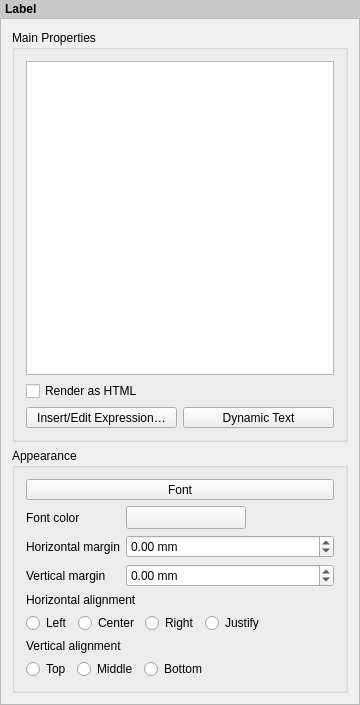
<?xml version="1.0" encoding="UTF-8"?>
<ui version="4.0">
 <class>QgsLayoutLabelWidgetBase</class>
 <widget class="QWidget" name="QgsLayoutLabelWidgetBase">
  <property name="geometry">
   <rect>
    <x>0</x>
    <y>0</y>
    <width>360</width>
    <height>705</height>
   </rect>
  </property>
  <property name="sizePolicy">
   <sizepolicy hsizetype="Expanding" vsizetype="Expanding">
    <horstretch>0</horstretch>
    <verstretch>0</verstretch>
   </sizepolicy>
  </property>
  <property name="windowTitle">
   <string>Label Options</string>
  </property>
  <layout class="QVBoxLayout" name="_2">
   <property name="spacing">
    <number>0</number>
   </property>
   <property name="leftMargin">
    <number>0</number>
   </property>
   <property name="topMargin">
    <number>0</number>
   </property>
   <property name="rightMargin">
    <number>0</number>
   </property>
   <property name="bottomMargin">
    <number>0</number>
   </property>
   <item>
    <widget class="QLabel" name="label">
     <property name="sizePolicy">
      <sizepolicy hsizetype="Preferred" vsizetype="Maximum">
       <horstretch>0</horstretch>
       <verstretch>0</verstretch>
      </sizepolicy>
     </property>
     <property name="styleSheet">
      <string notr="true">padding: 2px; font-weight: bold; background-color: rgb(200, 200, 200);</string>
     </property>
     <property name="text">
      <string>Label</string>
     </property>
    </widget>
   </item>
   <item>
    <widget class="QgsScrollArea" name="scrollArea">
     <property name="widgetResizable">
      <bool>true</bool>
     </property>
     <widget class="QWidget" name="scrollAreaWidgetContents">
      <property name="geometry">
       <rect>
        <x>0</x>
        <y>0</y>
        <width>358</width>
        <height>682</height>
       </rect>
      </property>
      <layout class="QVBoxLayout" name="mainLayout">
       <item>
        <widget class="QgsCollapsibleGroupBoxBasic" name="mTextGroupBox">
         <property name="focusPolicy">
          <enum>Qt::StrongFocus</enum>
         </property>
         <property name="title">
          <string>Main Properties</string>
         </property>
         <property name="checkable">
          <bool>false</bool>
         </property>
         <property name="syncGroup" stdset="0">
          <string notr="true">composeritem</string>
         </property>
         <property name="collapsed" stdset="0">
          <bool>false</bool>
         </property>
         <layout class="QGridLayout" name="gridLayout_2">
          <item row="2" column="1">
           <widget class="QToolButton" name="mDynamicTextButton">
            <property name="sizePolicy">
             <sizepolicy hsizetype="Expanding" vsizetype="Fixed">
              <horstretch>0</horstretch>
              <verstretch>0</verstretch>
             </sizepolicy>
            </property>
            <property name="text">
             <string>Dynamic Text</string>
            </property>
            <property name="popupMode">
             <enum>QToolButton::InstantPopup</enum>
            </property>
           </widget>
          </item>
          <item row="2" column="0">
           <widget class="QToolButton" name="mInsertExpressionButton">
            <property name="sizePolicy">
             <sizepolicy hsizetype="Expanding" vsizetype="Fixed">
              <horstretch>0</horstretch>
              <verstretch>0</verstretch>
             </sizepolicy>
            </property>
            <property name="text">
             <string>Insert/Edit Expression…</string>
            </property>
           </widget>
          </item>
          <item row="1" column="0" colspan="2">
           <widget class="QCheckBox" name="mHtmlCheckBox">
            <property name="text">
             <string>Render as HTML</string>
            </property>
           </widget>
          </item>
          <item row="0" column="0" colspan="2">
           <widget class="QPlainTextEdit" name="mTextEdit">
            <property name="minimumSize">
             <size>
              <width>0</width>
              <height>150</height>
             </size>
            </property>
           </widget>
          </item>
         </layout>
        </widget>
       </item>
       <item>
        <widget class="QgsCollapsibleGroupBoxBasic" name="mAppearanceGroup">
         <property name="focusPolicy">
          <enum>Qt::StrongFocus</enum>
         </property>
         <property name="title">
          <string>Appearance</string>
         </property>
         <property name="checkable">
          <bool>false</bool>
         </property>
         <property name="syncGroup" stdset="0">
          <string notr="true">composeritem</string>
         </property>
         <property name="collapsed" stdset="0">
          <bool>false</bool>
         </property>
         <layout class="QGridLayout" name="gridLayout">
          <item row="4" column="0" colspan="2">
           <widget class="QLabel" name="mHorizontalAlignementLabel">
            <property name="text">
             <string>Horizontal alignment</string>
            </property>
           </widget>
          </item>
          <item row="3" column="1">
           <widget class="QgsDoubleSpinBox" name="mMarginYDoubleSpinBox">
            <property name="suffix">
             <string> mm</string>
            </property>
            <property name="minimum">
             <double>-99.989999999999995</double>
            </property>
           </widget>
          </item>
          <item row="8" column="0" colspan="2">
           <layout class="QHBoxLayout" name="horizontalLayout_6">
            <item>
             <widget class="QRadioButton" name="mTopRadioButton">
              <property name="text">
               <string>Top</string>
              </property>
              <attribute name="buttonGroup">
               <string notr="true">buttonGroup</string>
              </attribute>
             </widget>
            </item>
            <item>
             <widget class="QRadioButton" name="mMiddleRadioButton">
              <property name="text">
               <string>Middle</string>
              </property>
              <attribute name="buttonGroup">
               <string notr="true">buttonGroup</string>
              </attribute>
             </widget>
            </item>
            <item>
             <widget class="QRadioButton" name="mBottomRadioButton">
              <property name="text">
               <string>Bottom</string>
              </property>
              <attribute name="buttonGroup">
               <string notr="true">buttonGroup</string>
              </attribute>
             </widget>
            </item>
            <item>
             <spacer name="horizontalSpacer_3">
              <property name="orientation">
               <enum>Qt::Horizontal</enum>
              </property>
              <property name="sizeHint" stdset="0">
               <size>
                <width>0</width>
                <height>20</height>
               </size>
              </property>
             </spacer>
            </item>
           </layout>
          </item>
          <item row="3" column="0">
           <widget class="QLabel" name="mMarginYLabel">
            <property name="text">
             <string>Vertical margin</string>
            </property>
           </widget>
          </item>
          <item row="2" column="0">
           <widget class="QLabel" name="mMarginXLabel">
            <property name="text">
             <string>Horizontal margin</string>
            </property>
           </widget>
          </item>
          <item row="2" column="1">
           <widget class="QgsDoubleSpinBox" name="mMarginXDoubleSpinBox">
            <property name="prefix">
             <string/>
            </property>
            <property name="suffix">
             <string> mm</string>
            </property>
            <property name="minimum">
             <double>-99.989999999999995</double>
            </property>
           </widget>
          </item>
          <item row="1" column="0">
           <widget class="QLabel" name="label_2">
            <property name="text">
             <string>Font color</string>
            </property>
           </widget>
          </item>
          <item row="7" column="0" colspan="2">
           <widget class="QLabel" name="mVerticalAlignementLabel">
            <property name="text">
             <string>Vertical alignment</string>
            </property>
           </widget>
          </item>
          <item row="0" column="0" colspan="2">
           <widget class="QgsFontButton" name="mFontButton">
            <property name="sizePolicy">
             <sizepolicy hsizetype="Preferred" vsizetype="Fixed">
              <horstretch>0</horstretch>
              <verstretch>0</verstretch>
             </sizepolicy>
            </property>
            <property name="text">
             <string>Font</string>
            </property>
           </widget>
          </item>
          <item row="1" column="1">
           <layout class="QHBoxLayout" name="horizontalLayout">
            <item>
             <widget class="QgsColorButton" name="mFontColorButton">
              <property name="minimumSize">
               <size>
                <width>120</width>
                <height>0</height>
               </size>
              </property>
              <property name="maximumSize">
               <size>
                <width>120</width>
                <height>16777215</height>
               </size>
              </property>
              <property name="text">
               <string/>
              </property>
             </widget>
            </item>
            <item>
             <spacer name="horizontalSpacer_2">
              <property name="orientation">
               <enum>Qt::Horizontal</enum>
              </property>
              <property name="sizeHint" stdset="0">
               <size>
                <width>40</width>
                <height>20</height>
               </size>
              </property>
             </spacer>
            </item>
           </layout>
          </item>
          <item row="5" column="0" colspan="2">
           <layout class="QGridLayout" name="gridLayout_3">
            <item row="0" column="0">
             <widget class="QRadioButton" name="mLeftRadioButton">
              <property name="text">
               <string>Left</string>
              </property>
              <attribute name="buttonGroup">
               <string notr="true">buttonGroup_2</string>
              </attribute>
             </widget>
            </item>
            <item row="0" column="3">
             <widget class="QRadioButton" name="mJustifyRadioButton">
              <property name="text">
               <string>Justify</string>
              </property>
              <attribute name="buttonGroup">
               <string notr="true">buttonGroup_2</string>
              </attribute>
             </widget>
            </item>
            <item row="0" column="2">
             <widget class="QRadioButton" name="mRightRadioButton">
              <property name="text">
               <string>Right</string>
              </property>
              <attribute name="buttonGroup">
               <string notr="true">buttonGroup_2</string>
              </attribute>
             </widget>
            </item>
            <item row="0" column="1">
             <widget class="QRadioButton" name="mCenterRadioButton">
              <property name="text">
               <string>Center</string>
              </property>
              <attribute name="buttonGroup">
               <string notr="true">buttonGroup_2</string>
              </attribute>
             </widget>
            </item>
            <item row="0" column="4">
             <spacer name="horizontalSpacer">
              <property name="orientation">
               <enum>Qt::Horizontal</enum>
              </property>
              <property name="sizeHint" stdset="0">
               <size>
                <width>40</width>
                <height>20</height>
               </size>
              </property>
             </spacer>
            </item>
           </layout>
          </item>
         </layout>
        </widget>
       </item>
      </layout>
     </widget>
    </widget>
   </item>
  </layout>
 </widget>
 <layoutdefault spacing="6" margin="11"/>
 <customwidgets>
  <customwidget>
   <class>QgsDoubleSpinBox</class>
   <extends>QDoubleSpinBox</extends>
   <header>qgsdoublespinbox.h</header>
  </customwidget>
  <customwidget>
   <class>QgsScrollArea</class>
   <extends>QScrollArea</extends>
   <header>qgsscrollarea.h</header>
   <container>1</container>
  </customwidget>
  <customwidget>
   <class>QgsColorButton</class>
   <extends>QToolButton</extends>
   <header>qgscolorbutton.h</header>
   <container>1</container>
  </customwidget>
  <customwidget>
   <class>QgsFontButton</class>
   <extends>QToolButton</extends>
   <header>qgsfontbutton.h</header>
  </customwidget>
  <customwidget>
   <class>QgsCollapsibleGroupBoxBasic</class>
   <extends>QGroupBox</extends>
   <header location="global">qgscollapsiblegroupbox.h</header>
   <container>1</container>
  </customwidget>
 </customwidgets>
 <tabstops>
  <tabstop>scrollArea</tabstop>
  <tabstop>mTextGroupBox</tabstop>
  <tabstop>mTextEdit</tabstop>
  <tabstop>mHtmlCheckBox</tabstop>
  <tabstop>mInsertExpressionButton</tabstop>
  <tabstop>mDynamicTextButton</tabstop>
  <tabstop>mAppearanceGroup</tabstop>
  <tabstop>mFontButton</tabstop>
  <tabstop>mFontColorButton</tabstop>
  <tabstop>mMarginXDoubleSpinBox</tabstop>
  <tabstop>mMarginYDoubleSpinBox</tabstop>
  <tabstop>mLeftRadioButton</tabstop>
  <tabstop>mCenterRadioButton</tabstop>
  <tabstop>mRightRadioButton</tabstop>
  <tabstop>mJustifyRadioButton</tabstop>
  <tabstop>mTopRadioButton</tabstop>
  <tabstop>mMiddleRadioButton</tabstop>
  <tabstop>mBottomRadioButton</tabstop>
 </tabstops>
 <resources/>
 <connections/>
 <buttongroups>
  <buttongroup name="buttonGroup"/>
  <buttongroup name="buttonGroup_2"/>
 </buttongroups>
</ui>
